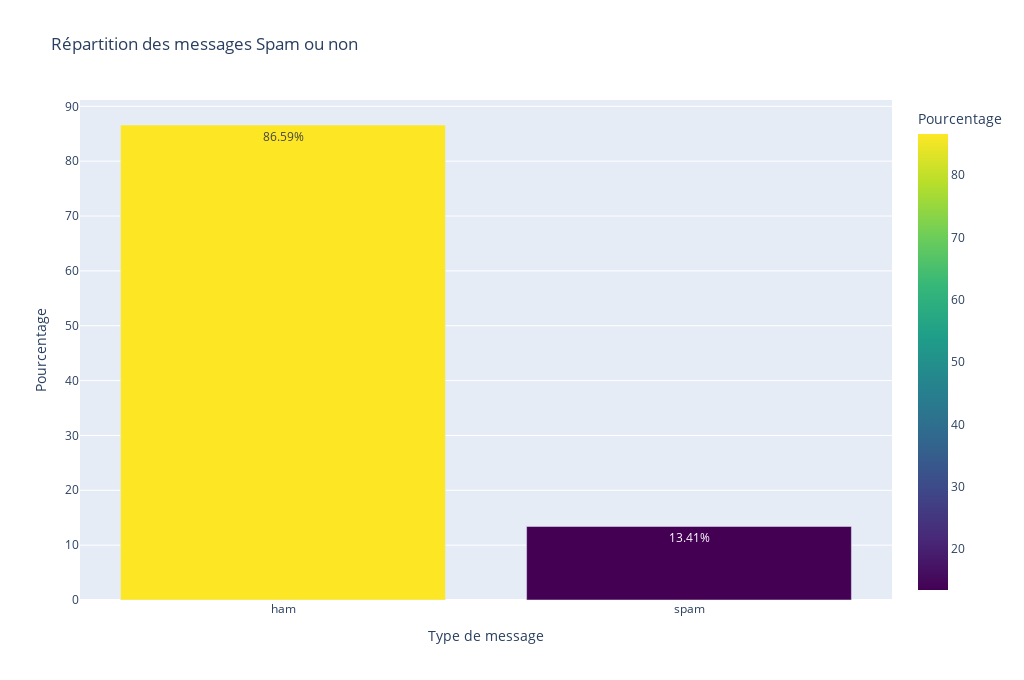

Here is the notebook cell this chart was saved with:
### Markdown cell above
### Répartition des spams

### Code cell
spam_distribution = raw_data.groupby('v1').size().reset_index(name='count')

# Calculer le total des messages
total_messages = spam_distribution['count'].sum()

# Calculer le pourcentage de chaque type de message
spam_distribution['percentage'] = (spam_distribution['count'] / total_messages) * 100

fig = px.bar(spam_distribution, 
            x='v1', 
            y='percentage',
            title='Répartition des messages Spam ou non',
            labels={'v1': 'Type de message', 'percentage': 'Pourcentage'},
            width=1024,
            height= 680,
            color='percentage',
            color_continuous_scale=px.colors.sequential.Viridis,
            text='percentage'
)

# Mettre en forme les annotations
fig.update_traces(texttemplate='%{text:.2f}%')

fig.show()

### Figure 1 — Plotly figure (JSON) as saved in the notebook; plotly's stock layout.template omitted (floating-point values rounded to 4 significant figures)
{"data": [{"alignmentgroup": "True", "hovertemplate": "Type de message=%{x}<br>Pourcentage=%{marker.color}<extra></extra>", "legendgroup": "", "marker": {"color": [86.59, 13.41], "coloraxis": "coloraxis", "pattern": {"shape": ""}}, "name": "", "offsetgroup": "", "orientation": "v", "showlegend": false, "text": [86.59, 13.41], "textposition": "auto", "texttemplate": "%{text:.2f}%", "type": "bar", "x": ["ham", "spam"], "xaxis": "x", "y": [86.59, 13.41], "yaxis": "y"}], "layout": {"barmode": "relative", "coloraxis": {"colorbar": {"title": {"text": "Pourcentage"}}, "colorscale": [[0, "#440154"], [0.1111, "#482878"], [0.2222, "#3e4989"], [0.3333, "#31688e"], [0.4444, "#26828e"], [0.5556, "#1f9e89"], [0.6667, "#35b779"], [0.7778, "#6ece58"], [0.8889, "#b5de2b"], [1, "#fde725"]]}, "height": 680, "legend": {"tracegroupgap": 0}, "title": {"text": "Répartition des messages Spam ou non"}, "width": 1024, "xaxis": {"anchor": "y", "domain": [0, 1], "title": {"text": "Type de message"}}, "yaxis": {"anchor": "x", "domain": [0, 1], "title": {"text": "Pourcentage"}}}}
